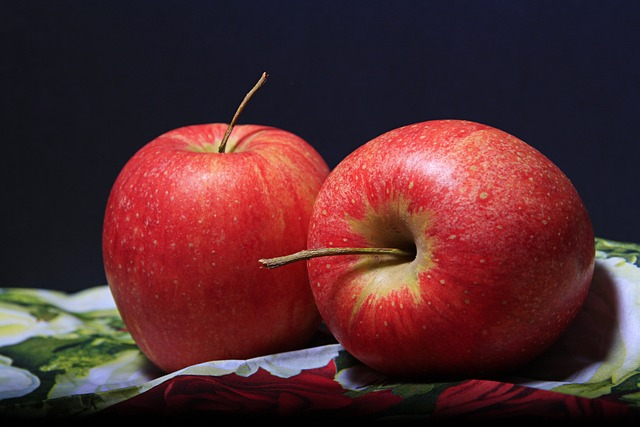
#> input picture apple.jpg, 640 x 427 px
$ python app.py
#> lines starting #> are read from the running program, lines starting #| are printed output that depends on the picture
import numpy as np
from PIL import Image

image = Image.open('./apple.jpg')
#> image is the input picture: PIL image 640x427 RGB; mean R, G, B 82.3, 42.5, 46
image = np.array(image)

# ITU-R BT.601 표준, GRAY = R*0.299 + G*0.587 + B*0.114
gray_image = 0.299 * image[:, :, 0] + 0.587 * image[:, :, 1] + 0.114 * image[:, :, 2]
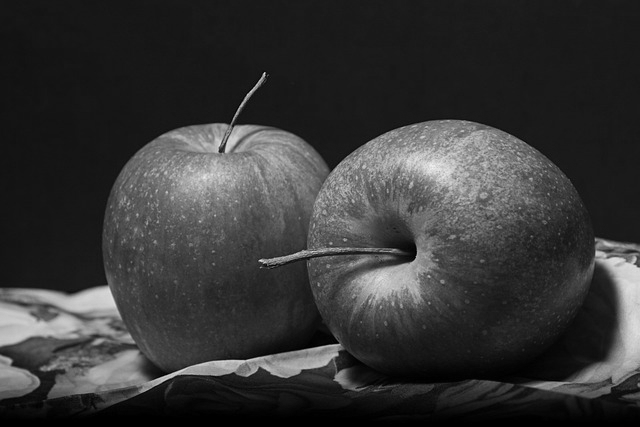
#> gray_image: shape (427, 640) float64; min 0, max 242.8, mean 54.8
gray_image = gray_image.astype(np.uint8)

gray_image_pil = Image.fromarray(gray_image)
gray_image_pil.save('to_gray.jpg')
